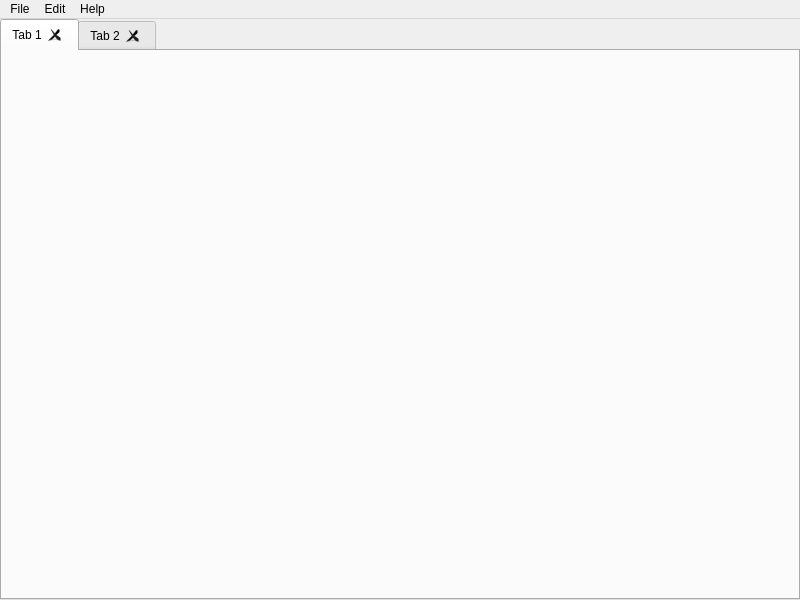
<?xml version="1.0" encoding="UTF-8"?>
<ui version="4.0">
 <class>MainWindow</class>
 <widget class="QMainWindow" name="MainWindow">
  <property name="geometry">
   <rect>
    <x>0</x>
    <y>0</y>
    <width>800</width>
    <height>600</height>
   </rect>
  </property>
  <property name="windowTitle">
   <string>Waves</string>
  </property>
  <property name="styleSheet">
   <string notr="true"/>
  </property>
  <widget class="QWidget" name="centralwidget">
   <layout class="QVBoxLayout" name="verticalLayout">
    <property name="spacing">
     <number>0</number>
    </property>
    <property name="margin">
     <number>0</number>
    </property>
    <item>
     <widget class="QTabWidget" name="tabWidget">
      <property name="styleSheet">
       <string notr="true"/>
      </property>
      <property name="currentIndex">
       <number>0</number>
      </property>
      <property name="tabsClosable">
       <bool>true</bool>
      </property>
      <property name="movable">
       <bool>true</bool>
      </property>
      <widget class="QWidget" name="tab">
       <attribute name="title">
        <string>Tab 1</string>
       </attribute>
      </widget>
      <widget class="QWidget" name="tab_2">
       <attribute name="title">
        <string>Tab 2</string>
       </attribute>
      </widget>
     </widget>
    </item>
   </layout>
  </widget>
  <widget class="QMenuBar" name="menubar">
   <property name="geometry">
    <rect>
     <x>0</x>
     <y>0</y>
     <width>800</width>
     <height>25</height>
    </rect>
   </property>
   <widget class="QMenu" name="menuFile">
    <property name="title">
     <string>File</string>
    </property>
    <addaction name="actionNew"/>
    <addaction name="actionOpen"/>
    <addaction name="separator"/>
    <addaction name="actionSave"/>
    <addaction name="actionSave_As"/>
    <addaction name="separator"/>
    <addaction name="actionClose_Current_Score"/>
    <addaction name="actionQuit"/>
   </widget>
   <widget class="QMenu" name="menuHelp">
    <property name="title">
     <string>Help</string>
    </property>
    <addaction name="actionManual"/>
    <addaction name="actionAbout"/>
   </widget>
   <widget class="QMenu" name="menuEdit">
    <property name="title">
     <string>Edit</string>
    </property>
    <addaction name="actionCut"/>
    <addaction name="actionCopy"/>
    <addaction name="actionPaste"/>
    <addaction name="actionUndo"/>
    <addaction name="actionRedo"/>
   </widget>
   <addaction name="menuFile"/>
   <addaction name="menuEdit"/>
   <addaction name="menuHelp"/>
  </widget>
  <action name="actionNew">
   <property name="text">
    <string>New</string>
   </property>
   <property name="shortcut">
    <string>Ctrl+N</string>
   </property>
  </action>
  <action name="actionOpen">
   <property name="text">
    <string>Open</string>
   </property>
   <property name="shortcut">
    <string>Ctrl+O</string>
   </property>
  </action>
  <action name="actionSave">
   <property name="text">
    <string>Save</string>
   </property>
   <property name="shortcut">
    <string>Ctrl+S</string>
   </property>
  </action>
  <action name="actionSave_As">
   <property name="text">
    <string>Save As</string>
   </property>
   <property name="shortcut">
    <string>Ctrl+Shift+S</string>
   </property>
  </action>
  <action name="actionQuit">
   <property name="text">
    <string>Quit</string>
   </property>
  </action>
  <action name="actionManual">
   <property name="text">
    <string>Manual</string>
   </property>
  </action>
  <action name="actionAbout">
   <property name="text">
    <string>About</string>
   </property>
  </action>
  <action name="actionCut">
   <property name="text">
    <string>Cut</string>
   </property>
  </action>
  <action name="actionCopy">
   <property name="text">
    <string>Copy</string>
   </property>
  </action>
  <action name="actionPaste">
   <property name="text">
    <string>Paste</string>
   </property>
  </action>
  <action name="actionUndo">
   <property name="text">
    <string>Undo</string>
   </property>
  </action>
  <action name="actionRedo">
   <property name="text">
    <string>Redo</string>
   </property>
  </action>
  <action name="actionClose_Current_Score">
   <property name="text">
    <string>Close Current Score</string>
   </property>
   <property name="shortcut">
    <string>Ctrl+W</string>
   </property>
  </action>
 </widget>
 <resources>
  <include location="resource.qrc"/>
 </resources>
 <connections/>
</ui>
